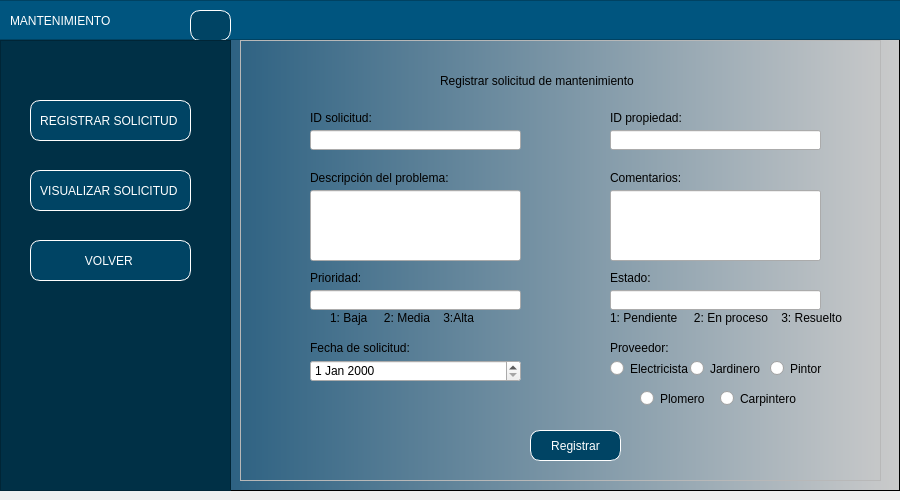
<?xml version="1.0" encoding="UTF-8"?>
<ui version="4.0">
 <class>MainWindow</class>
 <widget class="QMainWindow" name="MainWindow">
  <property name="geometry">
   <rect>
    <x>0</x>
    <y>0</y>
    <width>900</width>
    <height>500</height>
   </rect>
  </property>
  <property name="minimumSize">
   <size>
    <width>900</width>
    <height>500</height>
   </size>
  </property>
  <property name="maximumSize">
   <size>
    <width>900</width>
    <height>16777215</height>
   </size>
  </property>
  <property name="windowTitle">
   <string>MainWindow</string>
  </property>
  <widget class="QWidget" name="centralwidget">
   <layout class="QHBoxLayout" name="horizontalLayout" stretch="0">
    <property name="leftMargin">
     <number>0</number>
    </property>
    <property name="topMargin">
     <number>0</number>
    </property>
    <property name="rightMargin">
     <number>0</number>
    </property>
    <item>
     <widget class="QFrame" name="framefondo">
      <property name="styleSheet">
       <string notr="true">QWidget#framefondo{
background-color: qlineargradient(spread:pad, x1:0, y1:0, x2:1, y2:0, stop:0.039548 rgba(0, 67, 109, 255), stop:1 rgba(203, 203, 203, 255));}</string>
      </property>
      <property name="frameShape">
       <enum>QFrame::StyledPanel</enum>
      </property>
      <property name="frameShadow">
       <enum>QFrame::Raised</enum>
      </property>
      <widget class="QFrame" name="frame_superior">
       <property name="geometry">
        <rect>
         <x>-10</x>
         <y>0</y>
         <width>911</width>
         <height>40</height>
        </rect>
       </property>
       <property name="maximumSize">
        <size>
         <width>16777215</width>
         <height>40</height>
        </size>
       </property>
       <property name="styleSheet">
        <string notr="true">background-color: rgb(0, 85, 127);</string>
       </property>
       <property name="frameShape">
        <enum>QFrame::StyledPanel</enum>
       </property>
       <property name="frameShadow">
        <enum>QFrame::Raised</enum>
       </property>
       <widget class="QLabel" name="label">
        <property name="geometry">
         <rect>
          <x>20</x>
          <y>10</y>
          <width>181</width>
          <height>21</height>
         </rect>
        </property>
        <property name="styleSheet">
         <string notr="true">font: 16pt &quot;Arial&quot;;
color: white;</string>
        </property>
        <property name="text">
         <string>MANTENIMIENTO</string>
        </property>
       </widget>
       <widget class="QPushButton" name="btnMenu">
        <property name="geometry">
         <rect>
          <x>200</x>
          <y>10</y>
          <width>41</width>
          <height>31</height>
         </rect>
        </property>
        <property name="styleSheet">
         <string notr="true">QPushButton{
font: 87 9pt &quot;Arial&quot;;
background-color: rgb(0, 68, 100);
color:white;
border:1px solid white;
border-radius: 10px;
}


QPushButton:hover {
background-color:qlineargradient(spread:pad, x1:0, y1:0, x2:1, y2:0, stop:0.039548 rgba(0, 67, 109, 255), stop:1 rgba(203, 203, 203, 255))
}</string>
        </property>
        <property name="text">
         <string/>
        </property>
        <property name="icon">
         <iconset>
          <normaloff>./Imagenes/menu.png</normaloff>./Imagenes/menu.png</iconset>
        </property>
       </widget>
      </widget>
      <widget class="QFrame" name="frameBotones">
       <property name="geometry">
        <rect>
         <x>0</x>
         <y>40</y>
         <width>231</width>
         <height>451</height>
        </rect>
       </property>
       <property name="styleSheet">
        <string notr="true">QFrame{
background-color: rgb(0, 48, 70)
}


QPushButton{
font: 87 9pt &quot;Arial&quot;;
background-color: rgb(0, 68, 100);
color:white;
border:1px solid white;
border-radius: 10px;
}


QPushButton:hover {
background-color:qlineargradient(spread:pad, x1:0, y1:0, x2:1, y2:0, stop:0.039548 rgba(0, 67, 109, 255), stop:1 rgba(203, 203, 203, 255))
}</string>
       </property>
       <property name="frameShape">
        <enum>QFrame::StyledPanel</enum>
       </property>
       <property name="frameShadow">
        <enum>QFrame::Raised</enum>
       </property>
       <widget class="QPushButton" name="btnVolver">
        <property name="geometry">
         <rect>
          <x>30</x>
          <y>200</y>
          <width>161</width>
          <height>41</height>
         </rect>
        </property>
        <property name="layoutDirection">
         <enum>Qt::RightToLeft</enum>
        </property>
        <property name="styleSheet">
         <string notr="true"/>
        </property>
        <property name="text">
         <string>VOLVER </string>
        </property>
        <property name="icon">
         <iconset>
          <normaloff>./Imagenes/volver.png</normaloff>./Imagenes/volver.png</iconset>
        </property>
       </widget>
       <widget class="QPushButton" name="btnRegisSolicitud">
        <property name="geometry">
         <rect>
          <x>30</x>
          <y>60</y>
          <width>161</width>
          <height>41</height>
         </rect>
        </property>
        <property name="layoutDirection">
         <enum>Qt::RightToLeft</enum>
        </property>
        <property name="text">
         <string>REGISTRAR SOLICITUD </string>
        </property>
        <property name="icon">
         <iconset>
          <normaloff>./Imagenes/reporte.png</normaloff>./Imagenes/reporte.png</iconset>
        </property>
       </widget>
       <widget class="QPushButton" name="btnVizualizarSolicitud">
        <property name="geometry">
         <rect>
          <x>30</x>
          <y>130</y>
          <width>161</width>
          <height>41</height>
         </rect>
        </property>
        <property name="layoutDirection">
         <enum>Qt::RightToLeft</enum>
        </property>
        <property name="text">
         <string>VISUALIZAR SOLICITUD </string>
        </property>
        <property name="icon">
         <iconset>
          <normaloff>./Imagenes/buscar.png</normaloff>./Imagenes/buscar.png</iconset>
        </property>
       </widget>
      </widget>
      <widget class="QFrame" name="framePaginas">
       <property name="geometry">
        <rect>
         <x>240</x>
         <y>40</y>
         <width>641</width>
         <height>441</height>
        </rect>
       </property>
       <property name="frameShape">
        <enum>QFrame::StyledPanel</enum>
       </property>
       <property name="frameShadow">
        <enum>QFrame::Raised</enum>
       </property>
       <widget class="QStackedWidget" name="stackedWidget">
        <property name="geometry">
         <rect>
          <x>0</x>
          <y>0</y>
          <width>681</width>
          <height>451</height>
         </rect>
        </property>
        <property name="currentIndex">
         <number>0</number>
        </property>
        <widget class="QWidget" name="pageRegistrarInq">
         <widget class="QLabel" name="label_2">
          <property name="geometry">
           <rect>
            <x>200</x>
            <y>30</y>
            <width>301</width>
            <height>21</height>
           </rect>
          </property>
          <property name="styleSheet">
           <string notr="true">font: 11pt &quot;Arial&quot;;</string>
          </property>
          <property name="text">
           <string>Registrar solicitud de mantenimiento</string>
          </property>
         </widget>
         <widget class="QLabel" name="label_3">
          <property name="geometry">
           <rect>
            <x>70</x>
            <y>70</y>
            <width>121</width>
            <height>16</height>
           </rect>
          </property>
          <property name="styleSheet">
           <string notr="true">font: 9pt &quot;Arial&quot;;</string>
          </property>
          <property name="text">
           <string>ID solicitud:</string>
          </property>
         </widget>
         <widget class="QLabel" name="label_4">
          <property name="geometry">
           <rect>
            <x>370</x>
            <y>70</y>
            <width>151</width>
            <height>16</height>
           </rect>
          </property>
          <property name="styleSheet">
           <string notr="true">font: 9pt &quot;Arial&quot;;</string>
          </property>
          <property name="text">
           <string>ID propiedad:</string>
          </property>
         </widget>
         <widget class="QLabel" name="label_5">
          <property name="geometry">
           <rect>
            <x>70</x>
            <y>130</y>
            <width>151</width>
            <height>16</height>
           </rect>
          </property>
          <property name="styleSheet">
           <string notr="true">font: 9pt &quot;Arial&quot;;</string>
          </property>
          <property name="text">
           <string>Descripción del problema:</string>
          </property>
         </widget>
         <widget class="QLabel" name="label_6">
          <property name="geometry">
           <rect>
            <x>370</x>
            <y>130</y>
            <width>131</width>
            <height>16</height>
           </rect>
          </property>
          <property name="styleSheet">
           <string notr="true">font: 9pt &quot;Arial&quot;;</string>
          </property>
          <property name="text">
           <string>Comentarios:</string>
          </property>
         </widget>
         <widget class="QLabel" name="label_8">
          <property name="geometry">
           <rect>
            <x>370</x>
            <y>230</y>
            <width>121</width>
            <height>16</height>
           </rect>
          </property>
          <property name="styleSheet">
           <string notr="true">font: 9pt &quot;Arial&quot;;</string>
          </property>
          <property name="text">
           <string>Estado:</string>
          </property>
         </widget>
         <widget class="QLabel" name="label_9">
          <property name="geometry">
           <rect>
            <x>70</x>
            <y>300</y>
            <width>191</width>
            <height>16</height>
           </rect>
          </property>
          <property name="styleSheet">
           <string notr="true">font: 9pt &quot;Arial&quot;;</string>
          </property>
          <property name="text">
           <string>Fecha de solicitud:</string>
          </property>
         </widget>
         <widget class="QLineEdit" name="txtIDSolicitudMante">
          <property name="geometry">
           <rect>
            <x>70</x>
            <y>90</y>
            <width>211</width>
            <height>20</height>
           </rect>
          </property>
         </widget>
         <widget class="QLineEdit" name="txtIDPropMante">
          <property name="geometry">
           <rect>
            <x>370</x>
            <y>90</y>
            <width>211</width>
            <height>20</height>
           </rect>
          </property>
         </widget>
         <widget class="QLineEdit" name="txtDesProblema">
          <property name="geometry">
           <rect>
            <x>70</x>
            <y>150</y>
            <width>211</width>
            <height>71</height>
           </rect>
          </property>
         </widget>
         <widget class="QLineEdit" name="txtComentariosMante">
          <property name="geometry">
           <rect>
            <x>370</x>
            <y>150</y>
            <width>211</width>
            <height>71</height>
           </rect>
          </property>
         </widget>
         <widget class="QPushButton" name="btnRegistrar">
          <property name="geometry">
           <rect>
            <x>290</x>
            <y>390</y>
            <width>91</width>
            <height>31</height>
           </rect>
          </property>
          <property name="styleSheet">
           <string notr="true">QPushButton{
font: 87 9pt &quot;Arial&quot;;
background-color: rgb(0, 68, 100);
color:white;
border:1px solid white;
border-radius: 10px;
}


QPushButton:hover {
background-color:rgb(0, 101, 148);
}</string>
          </property>
          <property name="text">
           <string>Registrar</string>
          </property>
         </widget>
         <widget class="QLabel" name="label_10">
          <property name="geometry">
           <rect>
            <x>70</x>
            <y>230</y>
            <width>191</width>
            <height>16</height>
           </rect>
          </property>
          <property name="styleSheet">
           <string notr="true">font: 9pt &quot;Arial&quot;;</string>
          </property>
          <property name="text">
           <string>Prioridad:</string>
          </property>
         </widget>
         <widget class="QLabel" name="label_12">
          <property name="geometry">
           <rect>
            <x>370</x>
            <y>300</y>
            <width>191</width>
            <height>16</height>
           </rect>
          </property>
          <property name="styleSheet">
           <string notr="true">font: 9pt &quot;Arial&quot;;</string>
          </property>
          <property name="text">
           <string>Proveedor:</string>
          </property>
         </widget>
         <widget class="QRadioButton" name="rbPlomero">
          <property name="geometry">
           <rect>
            <x>400</x>
            <y>350</y>
            <width>82</width>
            <height>17</height>
           </rect>
          </property>
          <property name="text">
           <string>Plomero</string>
          </property>
         </widget>
         <widget class="QRadioButton" name="rbElectricista">
          <property name="geometry">
           <rect>
            <x>370</x>
            <y>320</y>
            <width>82</width>
            <height>17</height>
           </rect>
          </property>
          <property name="text">
           <string>Electricista</string>
          </property>
         </widget>
         <widget class="QRadioButton" name="rbCarpitero">
          <property name="geometry">
           <rect>
            <x>480</x>
            <y>350</y>
            <width>82</width>
            <height>17</height>
           </rect>
          </property>
          <property name="text">
           <string>Carpintero</string>
          </property>
         </widget>
         <widget class="QRadioButton" name="rbPintor">
          <property name="geometry">
           <rect>
            <x>530</x>
            <y>320</y>
            <width>82</width>
            <height>17</height>
           </rect>
          </property>
          <property name="text">
           <string>Pintor</string>
          </property>
         </widget>
         <widget class="QRadioButton" name="rbJardinero">
          <property name="geometry">
           <rect>
            <x>450</x>
            <y>320</y>
            <width>82</width>
            <height>17</height>
           </rect>
          </property>
          <property name="text">
           <string>Jardinero</string>
          </property>
         </widget>
         <widget class="QDateEdit" name="date">
          <property name="geometry">
           <rect>
            <x>70</x>
            <y>320</y>
            <width>211</width>
            <height>22</height>
           </rect>
          </property>
         </widget>
         <widget class="QLineEdit" name="txtPrioridad">
          <property name="geometry">
           <rect>
            <x>70</x>
            <y>250</y>
            <width>211</width>
            <height>20</height>
           </rect>
          </property>
         </widget>
         <widget class="QLabel" name="label_13">
          <property name="geometry">
           <rect>
            <x>90</x>
            <y>270</y>
            <width>191</width>
            <height>16</height>
           </rect>
          </property>
          <property name="styleSheet">
           <string notr="true">font: 9pt &quot;Arial&quot;;</string>
          </property>
          <property name="text">
           <string>1: Baja     2: Media    3:Alta</string>
          </property>
         </widget>
         <widget class="QLineEdit" name="txtEstado">
          <property name="geometry">
           <rect>
            <x>370</x>
            <y>250</y>
            <width>211</width>
            <height>20</height>
           </rect>
          </property>
         </widget>
         <widget class="QLabel" name="label_14">
          <property name="geometry">
           <rect>
            <x>370</x>
            <y>270</y>
            <width>251</width>
            <height>16</height>
           </rect>
          </property>
          <property name="styleSheet">
           <string notr="true">font: 9pt &quot;Arial&quot;;</string>
          </property>
          <property name="text">
           <string>1: Pendiente     2: En proceso    3: Resuelto</string>
          </property>
         </widget>
        </widget>
       </widget>
      </widget>
     </widget>
    </item>
   </layout>
  </widget>
 </widget>
 <resources/>
 <connections/>
</ui>
